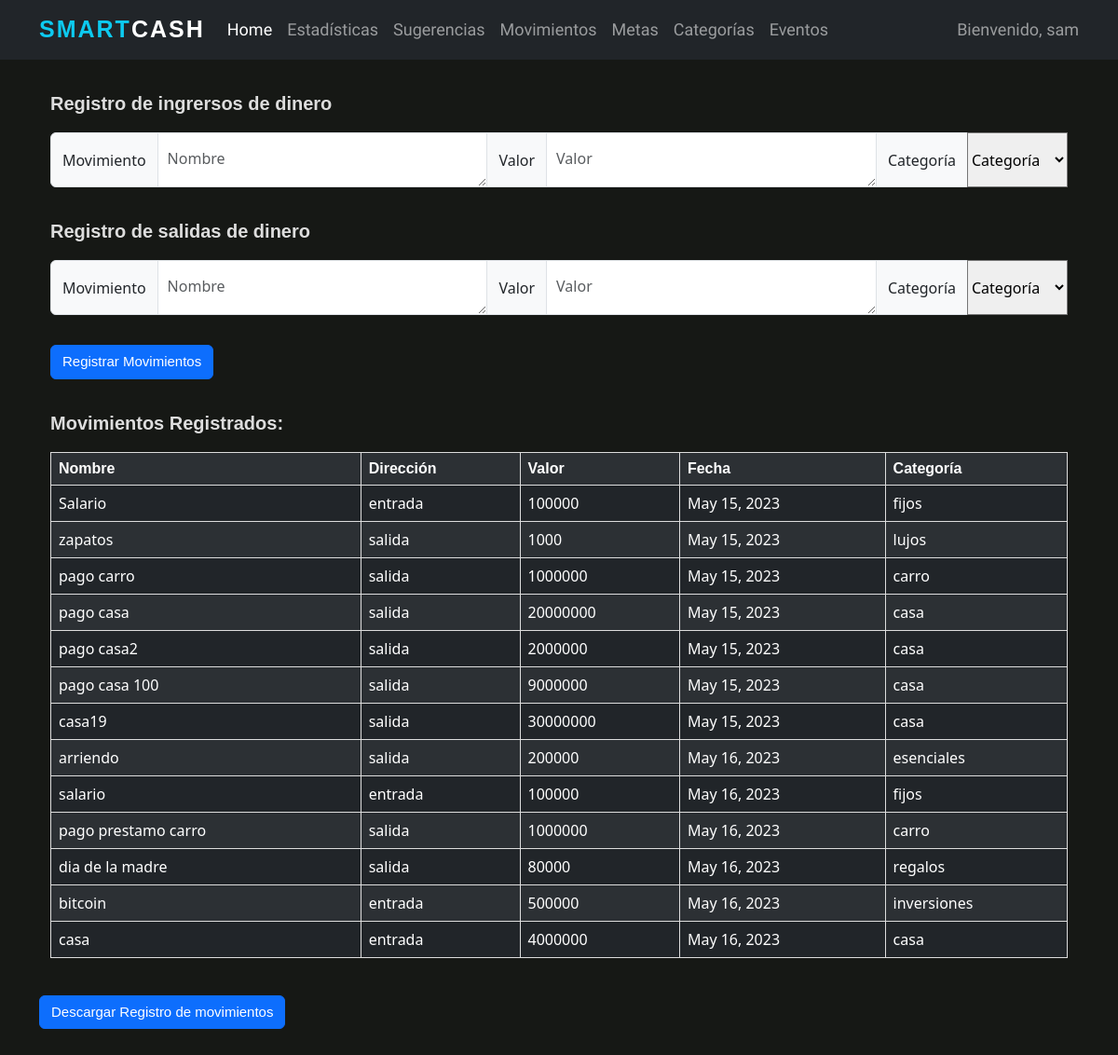
Before: /movements/ (signed in) with the older database file.
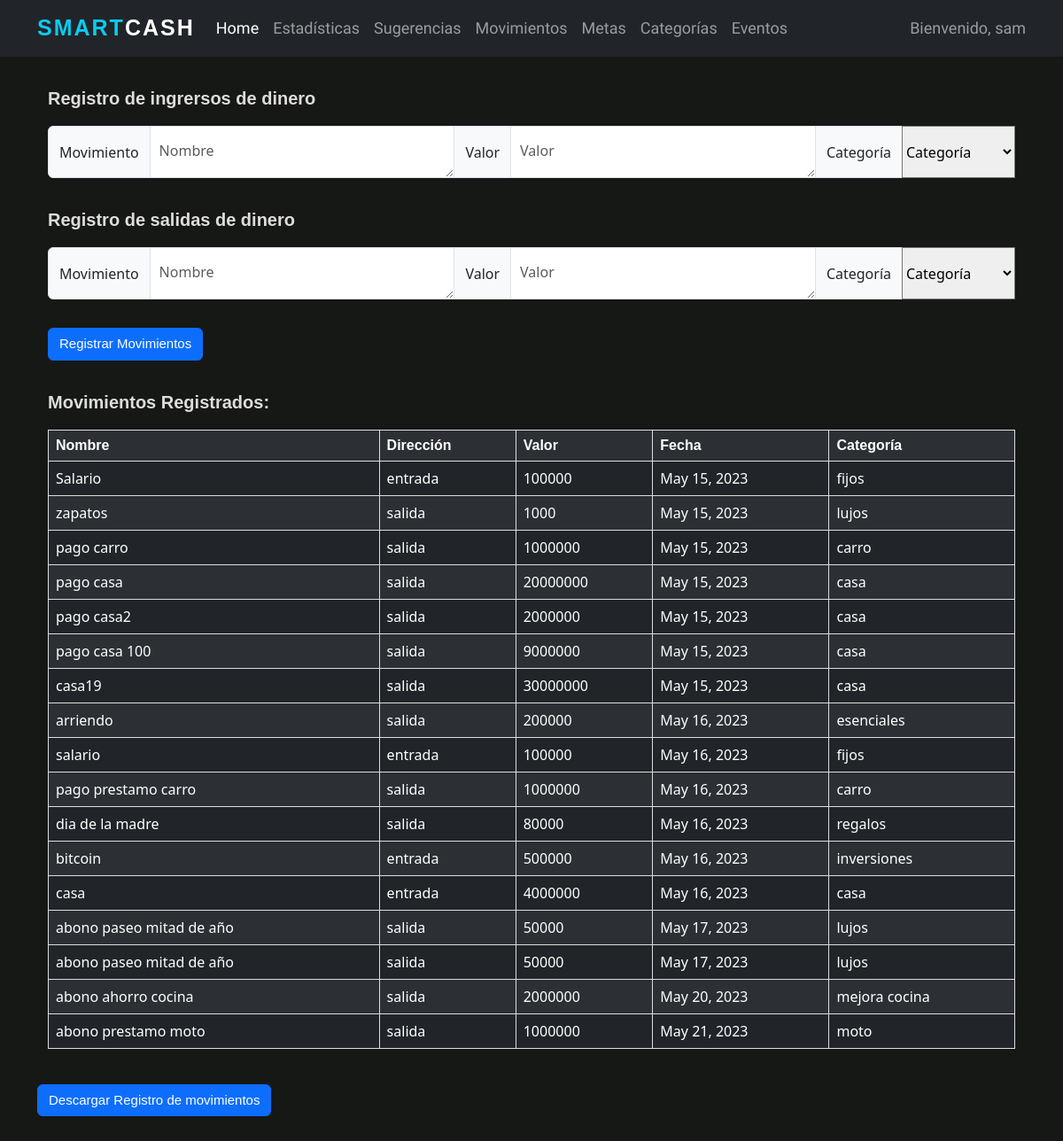
After: the same page with the newer database file.
### wallet/models.py (models this page shows, shortened)
class Movimiento(models.Model):
    nombre = models.CharField(max_length=100)
    usuario = models.ForeignKey(User, on_delete=models.CASCADE)
    direccion = models.CharField(max_length=10)
    valor = models.IntegerField()
    fecha = models.DateField()
    categoria = models.ForeignKey(Categoria, on_delete=models.CASCADE)

class Categoria(models.Model):
    nombre = models.CharField(max_length=50)
    usuario = models.ForeignKey(User, on_delete=models.CASCADE)

### wallet/views.py (the view, shortened to what this page needs)
# urls.py: path('movements/', wallet_views.movements, name='movements'),
def movements(request):
    connection.current_user = request.user
    average_income = request.GET.get('average_income')
    life_cost_average = request.GET.get('life_cost_average')
    month_income = request.GET.get('month_income')
    month_life_expenses = request.GET.get('month_life_expenses')
    month_expenses = request.GET.get('month_expenses')
    current_savings = request.GET.get('current_savings')
    income_name = request.GET.get('income_name')
    income_value = request.GET.get('income_value')
    income_category = request.GET.get('income_category')
    exit_name = request.GET.get('exit_name')
    exit_value = request.GET.get('exit_value')
    exit_category = request.GET.get('exit_category')
    incomes = f'{income_name}, {income_value}, {income_category}' if income_value and income_category and income_name else None
    exits = f'{exit_name}, {exit_value}, {exit_category}' if exit_category and exit_name and exit_value else None
    user_movements = mov.read_movements(incomes, exits, request.user)
    download_movements = request.GET.get('download_movements')
    user_categories = [category.nombre for category in connection.search_user_categories(request.user)]
    return render(request, 'registration/movements.html', {'average_income': average_income,
                                                           'life_cost_average': life_cost_average,
                                                           'month_income': month_income,
                                                           'month_life_expenses': month_life_expenses,
                                                           'month_expenses': month_expenses,
                                                           'current_savings': current_savings,
                                                           'movements': user_movements, 'user_categories': user_categories})

### wallet/connection.py (called while the page is built)
def search_user_movements(user):
    moves = Movimiento.objects.all().filter(usuario=user)
    return moves

def search_user_categories(user):
    user_categories = Categoria.objects.all().filter(usuario=user)
    return user_categories

### wallet/movements.py (called while the page is built)
def readIncomes(movements, user):
    if not movements:
        return
    movements = movements.split('.')
    connection.create_movement(movements, 'entrada', user)

def readExits(movements, user):
    if not movements:
        return
    movements = movements.split('.')
    connection.create_movement(movements, 'salida', user)

def read_movements(incomes, exits, user):
    readExits(exits, user)
    readIncomes(incomes, user)
    movements = connection.search_user_movements(user)
    return movements

### wallet/templates/registration/movements.html (shortened to what this page needs)
{% extends 'base.html' %}
{% load static %}
{% block content %}
<form action="">
    <br>
    <br>
    <br>
    <br>
    <div class="container">
        <p id="movimientos">Registro de ingrersos de dinero</p>
        <div class="input-group mb-3">
            <span class="input-group-text mb-3">Movimiento</span>
            <textarea class="form-control mb-3" aria-label="With textarea" placeholder="Nombre"
                      name="income_name"></textarea>
            <span class="input-group-text mb-3">Valor</span>
            <textarea class="form-control mb-3" aria-label="With textarea"
                      placeholder="Valor" name="income_value"></textarea>
            <label class="input-group-text mb-3" for="inputGroupSelect01">Categoría</label>
            <select class="custom-select mb-3" id="inputGroupSelect01" name="income_category">
                <option selected>Categoría</option>
            </select>
        </div>
    </div>
    <div class="container">
        <p id="movimientos">Registro de salidas de dinero</p>
        <div class="input-group mb-3">
            <span class="input-group-text mb-3">Movimiento</span>
            <textarea class="form-control mb-3" aria-label="With textarea" placeholder="Nombre"
                      name="exit_name"></textarea>
            <span class="input-group-text mb-3">Valor</span>
            <textarea class="form-control mb-3" aria-label="With textarea"
                      placeholder="Valor" name="exit_value"></textarea>
            <label class="input-group-text mb-3" for="inputGroupSelect02">Categoría</label>
            <select class="custom-select mb-3" id="inputGroupSelect02" name="exit_category">
                <option selected>Categoría</option>
            </select>
        </div>
        <button type="submit" class="btn btn-primary mb-3"> Registrar Movimientos</button>
    </div>
</form>
<form action="">
    <div class="container">
        <p id="movimientos">Movimientos Registrados:</p>
        <table class="table table-striped table-dark">
            <tr>
                <th>Nombre</th>
                <th>Dirección</th>
                <th>Valor</th>
                <th>Fecha</th>
                <th>Categoría</th>
            </tr>
            {% for move in movements %}
            <tr>
                <td>{{ move.nombre }}</td>
                <td>{{ move.direccion }}</td>
                <td>{{ move.valor }}</td>
                <td>{{ move.fecha }}</td>
                <td>{{ move.categoria.nombre }}</td>
            </tr>
            {% endfor %}
        </table>
        <br>
    </div>
    <button type="submit" class="btn btn-primary mb-3" name="download_movements">Descargar Registro de movimientos</button>
</form>
{% endblock content %}

Changed rows visible on the page:
added Movimiento: nombre "abono paseo mitad de año", direccion "salida", valor "50000", fecha "May 17, 2023", categoria.nombre "lujos"
added Movimiento: nombre "abono paseo mitad de año", direccion "salida", valor "50000", fecha "May 17, 2023", categoria.nombre "lujos"
added Movimiento: nombre "abono ahorro cocina", direccion "salida", valor "2000000", fecha "May 20, 2023", categoria.nombre "mejora cocina"
added Movimiento: nombre "abono prestamo moto", direccion "salida", valor "1000000", fecha "May 21, 2023", categoria.nombre "moto"
